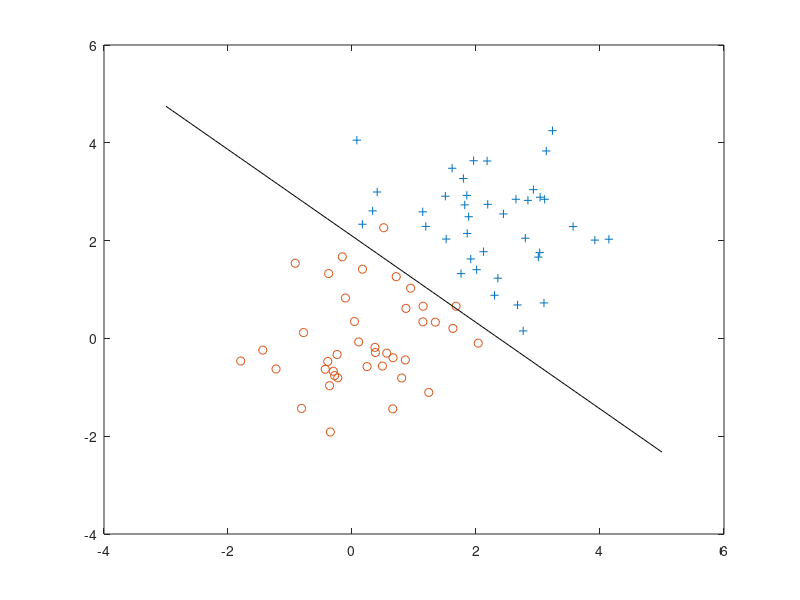

This figure's MATLAB source:
y = [zeros(40,1); ones(40,1)];
x = [randn(40, 1), randn(40, 1); 2 + randn(40, 1) , 2 + randn(40, 1)];

x = [ones(80, 1) x];
% find returns the indices of the
% rows meeting the specified condition
pos = find(y == 1); neg = find(y == 0);

% Assume the features are in the 2nd and 3rd
% columns of x
% plot(x(pos, 2), x(pos,3), '+'); hold on
% plot(x(neg, 2), x(neg, 3), 'o')

g = inline('1.0 ./ (1.0 + exp(-z))'); 
% Usage: To find the value of the sigmoid 
% evaluated at 2, call g(2)


theta = zeros(3, 1);
J = mean( -y.*log(g(x*theta)) - (1 - y).*log(1 - g(x*theta)) )
alpha = 0.05;

for iter = 1:1000
    %H = zeros(3, 3);
    grad = zeros(3, 1);
    for i = 1:80
        %H = H + (g(x(i,:)*theta)*(1-g(x(i,:)*theta))*x(i,:)'*x(i,:))/80;
        grad = grad + ((g(x(i,:)*theta) - y(i))*x(i,:)')/80;
    end
    theta = theta - alpha*grad;
    J = mean( -y.*log(g(x*theta)) - (1 - y).*log(1 - g(x*theta)) )
end
    
    
plot(x(pos, 2), x(pos,3), '+'); hold on
plot(x(neg, 2), x(neg, 3), 'o')
x1 = -3:0.1:5;
plot(x1, (-theta(1) - theta(2)*x1)/theta(3), 'k-')


